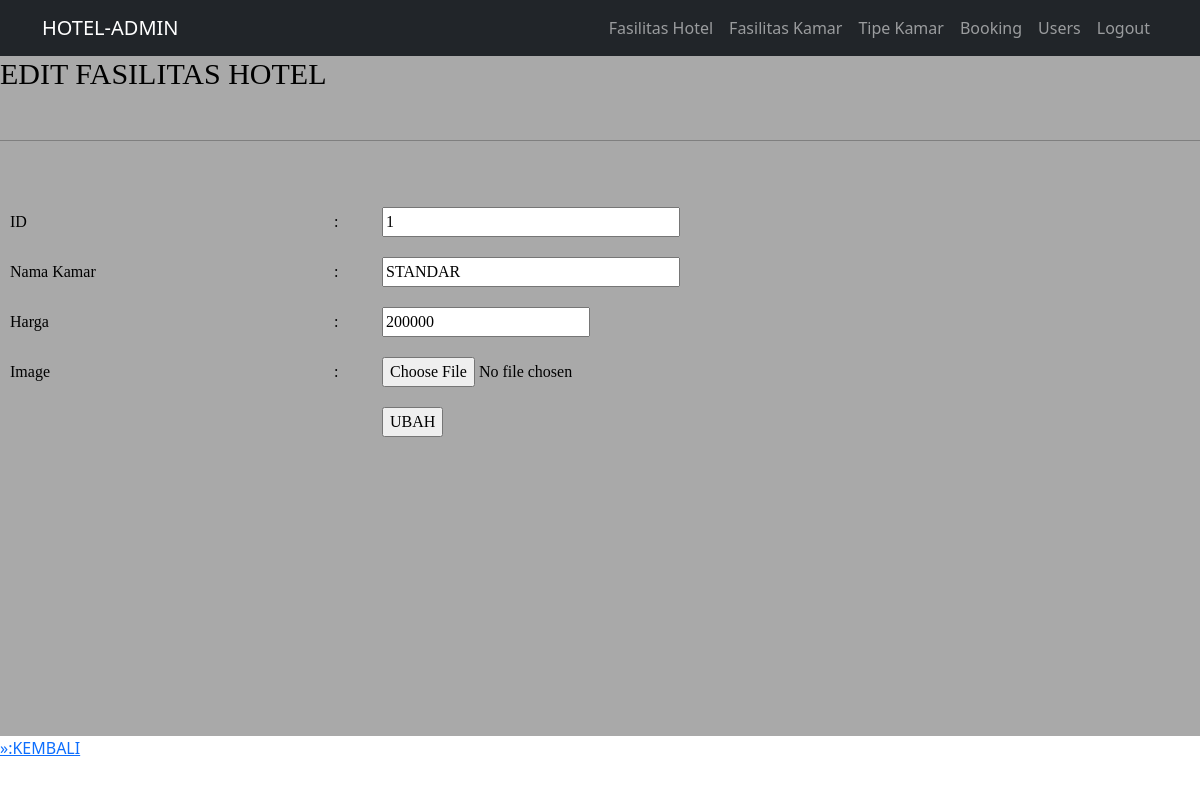
Screenshot of /admin/tipeKamar/tipeKamarEdit.php?id=1 (signed in) with the database file from the repository.
### tables this page shows
CREATE TABLE `tipe_room` (
  `id` int(11) NOT NULL,
  `nama_room` varchar(244) NOT NULL,
  `harga` int(11) DEFAULT NULL,
  `img_room` text NOT NULL
);

### admin/tipeKamar/tipeKamarEdit.php (the view, shortened to what this page needs)
<?php
    include "../../koneksi/koneksi.php";
    require_once('../../navbar/navbar_admin.php');
    $getId = $_GET["id"];
    $editTipeKamar = "SELECT * FROM tipe_room WHERE id = '$getId'";
    $resultTipeKamar = mysqli_query($koneksi ,$editTipeKamar);
    $dataTipeKamar = mysqli_fetch_array($resultTipeKamar);
?>
<div class ="tambah">
<h3>EDIT FASILITAS HOTEL</h3>
<br><hr><br>
<p>
<?php
        if(!isset($_POST['submit'])){
    ?>
    <form action="" method="post" enctype="multipart/form-data">
        <table width="100%" border=0>
            <tr>
                <td width="27%">ID</td>
                <td width="4%">:</td>
                <td width="69%"><input type="text" name="id" size="30" value="<?php echo $dataTipeKamar[0]?>" readonly="readonly"></td>
            </tr>
            <tr>
                <td>Nama Kamar</td>
                <td>:</td>
                <td><input type="text" name="nama_room" size="30" value="<?php echo $dataTipeKamar[1]?>"></td>
            </tr>
            <tr>
                <td>Harga</td>
                <td>:</td>
                <td><input type="number" name="harga" size="30" value="<?php echo $dataTipeKamar[2]?>"></td>
            </tr>
            <tr>
                <td>Image</td>
                <td>:</td>
                <td><input type="file" name="img_room" size="30" value="<?php echo $dataTipeKamar[2]?>"></td>
            </tr>
            <tr>
                <td>&nbsp;</td>
                <td>&nbsp;</td>
                <td><input type="submit" name="submit" id="submit" value="UBAH"></td>
            </tr>
        </table>
        </div>
    <?php
        }
    ?>
    <a href="tipeKamarView.php">&raquo:KEMBALI</a>

### admin/tipeKamar/tipeKamarEdit.php (style rules this page uses)
td { color: black; padding: 10px; height: 10px; font-family: 'Times New Roman', Times, serif; }
.tambah h3 { font-family: 'Times New Roman', Times, serif; color: black; font-size: 30px; }
.tambah { background-color: #A9A9A9; height: 680px; color: black; }

### rows the page displays
tipe_room: id "1", nama_room "STANDAR", harga "200000"
